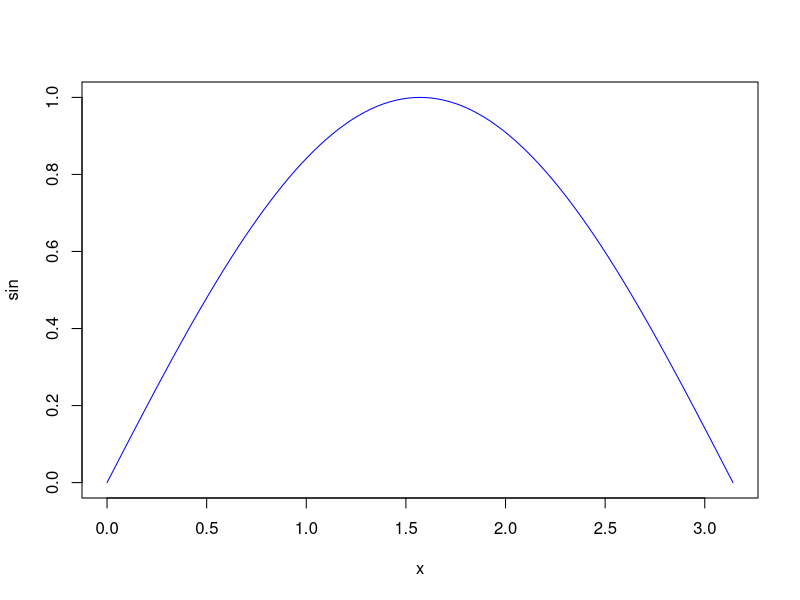

The R source for this figure:
n <- 5
x <- pi * (0:(n - 1)) / (n - 1)
y <- sin(x)
plot(sin, xlim = c(0, pi), col = "blue")


lagrange <- function(t, x, y) {
    n <- length(x)
    res <- 0
    for (i in 1:n){
        for (j in 1:n){
            lij <- 1
            if (j != i) {
                lij <- j * (t - x[j]) / (x[i] - x[j])
            }
        }
        res <- res + y[i] * lij
    }
    return(res)
}